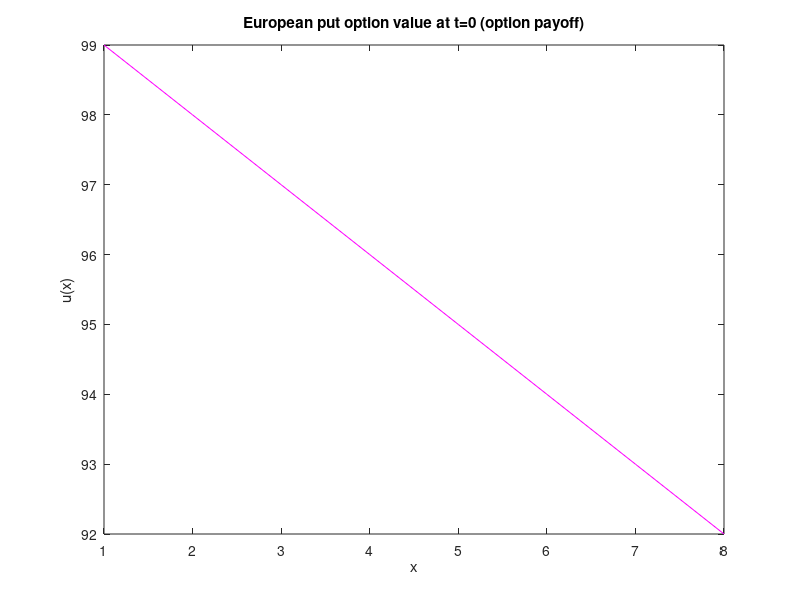

This figure's MATLAB source: (Note: this script raises an error after producing the figure.)
% Reads in data
format long;
value = csvread('BSPlot.csv');

nodes = value(1,1:end-1); % x values
initU = value(2, 1:end-1); % u(x,0)
uT2 = value(3, 1:end-1); % u approximation at t=T/2
uT2Exact = value(4, 1:end-1); % exact u at t=T/2
uT = value(5, 1:end-1); % u approximation at t=T
uTExact = value(6, 1:end-1); % exact u at t=T

% Create plots
figure(1);
plot(nodes, initU, 'm');
title('European put option value at t=0 (option payoff)');
xlabel('x'); ylabel('u(x)');
ax = gca; ax.FontSize = 14; axis tight;

figure(2);
plot(nodes,uT2,'m',nodes,uT2Exact, 'c', 'LineWidth',2);
xlabel('x'); ylabel('u(x)'); legend('Approximation','Exact');
title('European put option value at t=T/2'); 

figure(3);
plot(nodes,uT,'m',nodes,uTExact, 'c', 'LineWidth',2);
xlabel('x'); ylabel('u(x)'); legend('Approximation','Exact');
title('European put option value at t=T'); 
